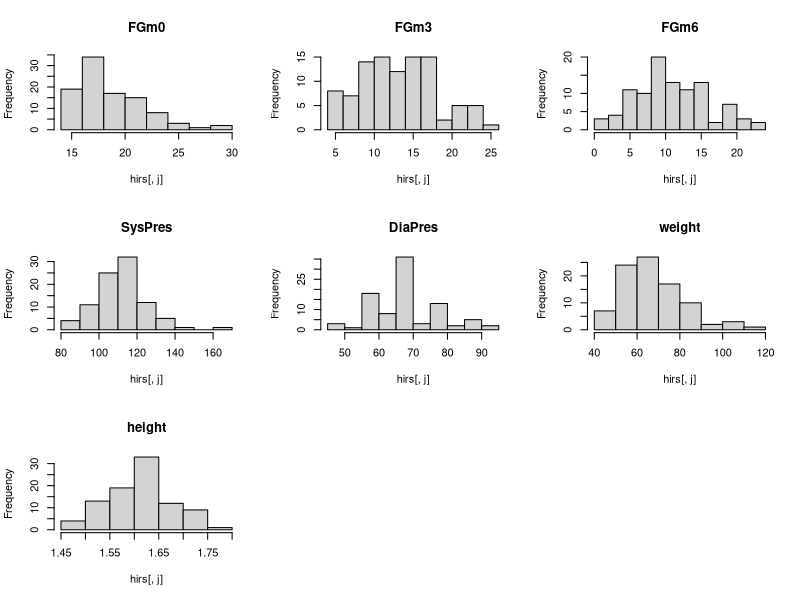
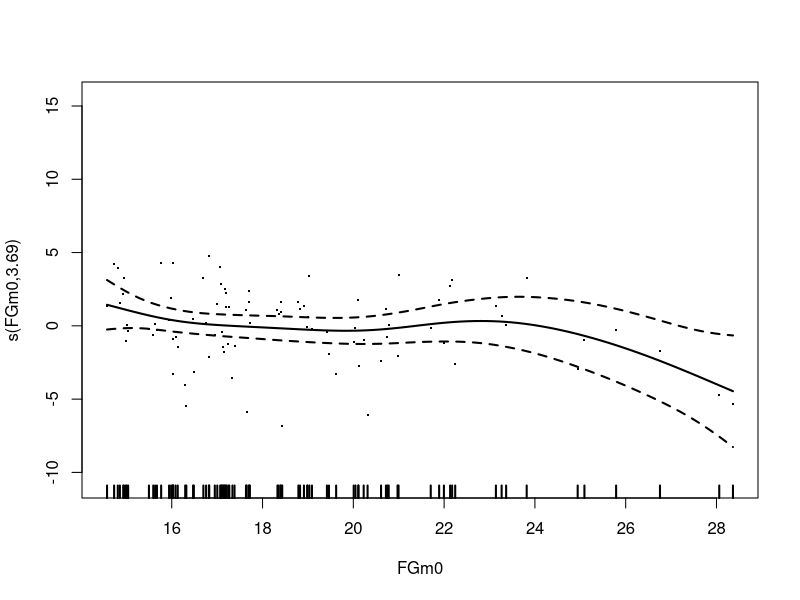
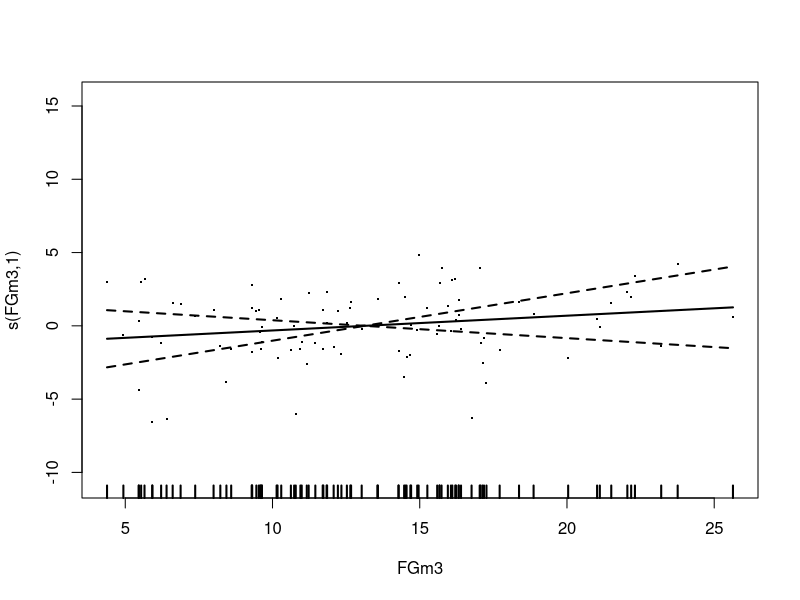
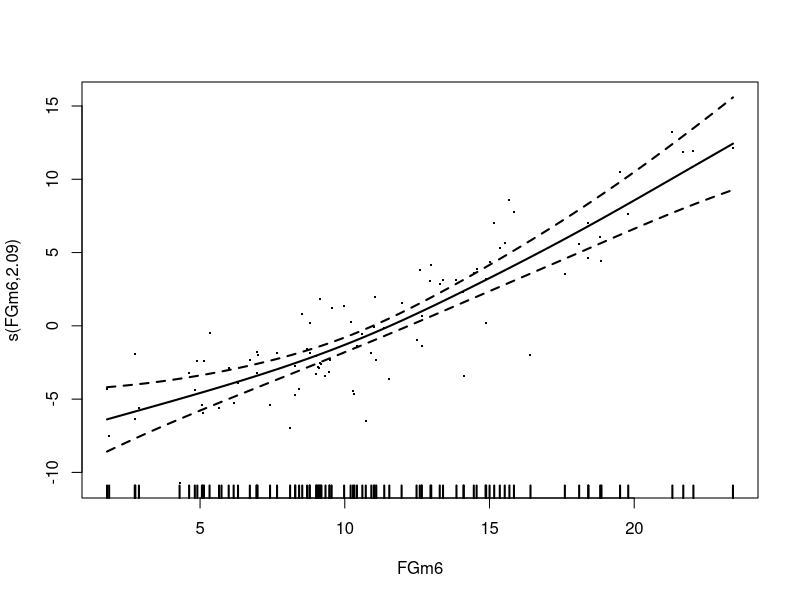
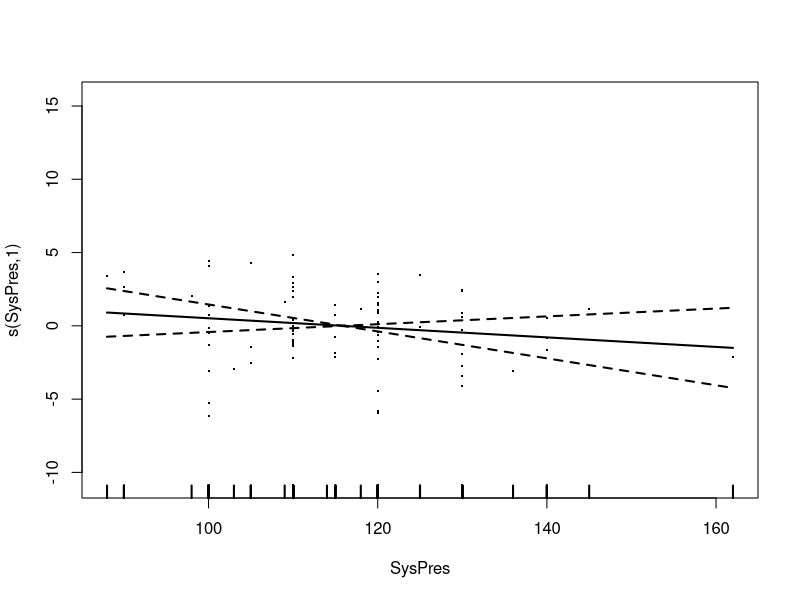
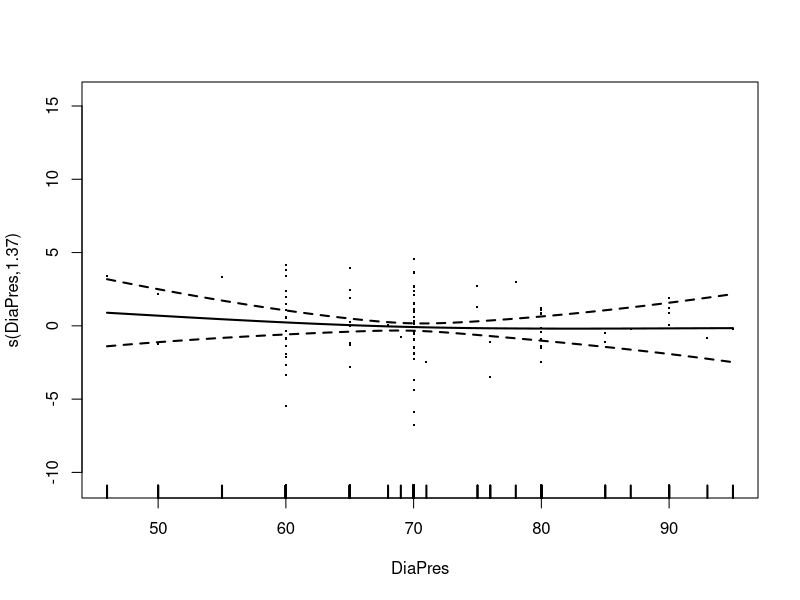
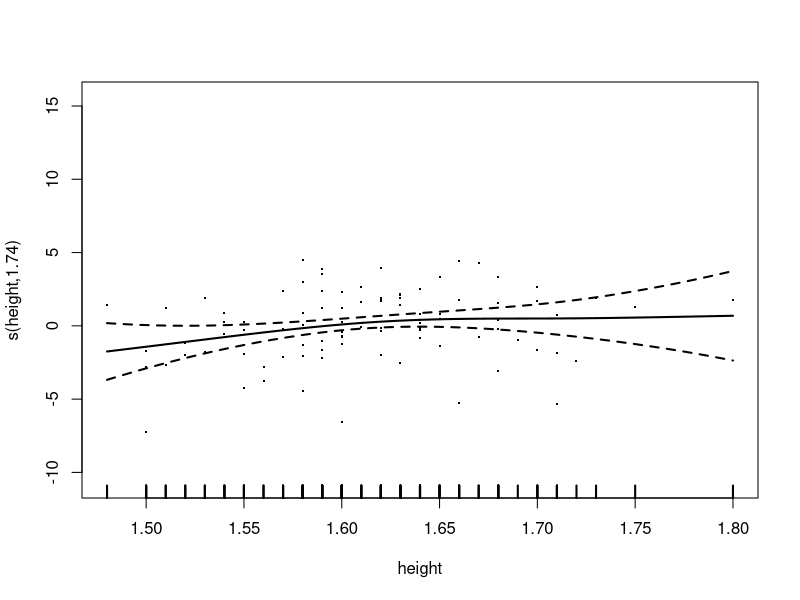
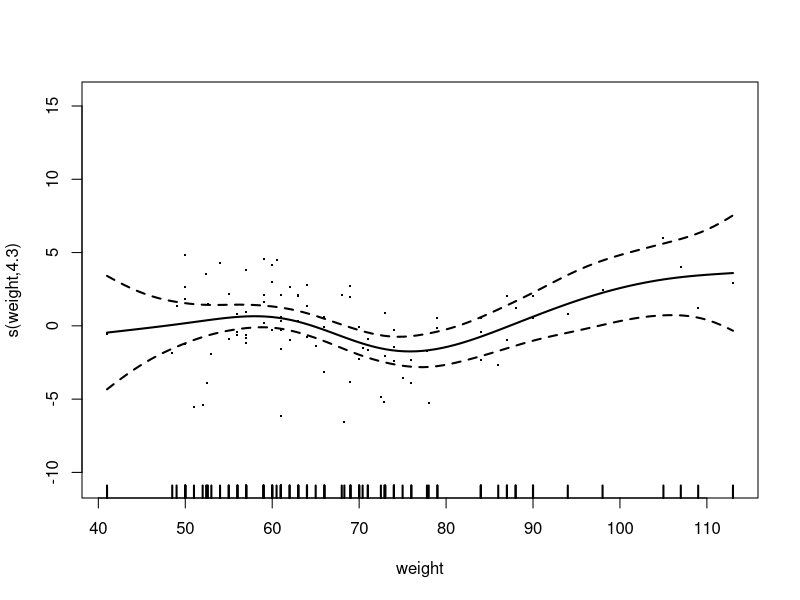

R code for these plots, in order: (Note: this script raises an error after producing the figures.)
## ---- chunk 1
knitr::opts_chunk$set(echo = TRUE)
## ---- chunk 2
library(sm)
library(mgcv)
## ---- chunk 3
hirs <- read.table("hirsutism.dat",header=T, sep="\t",fill=TRUE)

#summary(hirs)
attach(hirs)
## ---- chunk 4
old.par<-par(mfrow=c(3,3))
for (j in 2:9) if (j != 5) hist(hirs[,j],main=names(hirs)[j])
par(old.par)
## ---- chunk 5
apply(hirs[,-c(1,5)],2,sd, na.rm = T) # sd: standard deviation
## ---- chunk 6
apply(hirs[,-c(1,5)],2,function(x){diff(range(x, na.rm = T))})
## ---- chunk 7
gam_0 <- gam(FGm12 ~ FGm0 + SysPres + DiaPres + height + weight + Treatment)
summary(gam_0)
## ---- chunk 8
gam_1 <- gam(FGm12 ~ s(FGm0) + s(FGm3) + s(FGm6) + s(SysPres) + s(DiaPres) + s(height) + s(weight), data=hirs)
summary(gam_1)
## ---- chunk 9
plot(gam_1,residuals=TRUE, shade=TRUE, cex=2, lwd=2)
## ---- chunk 10
vis.gam(gam_1, view=c("FGm0","weight"), plot.type = "persp")
## ---- chunk 11
vis.gam(gam_1, view=c("height","weight"), plot.type = "persp")
## ---- chunk 12
gam.check(gam_1)
## ---- chunk 13
gam_2 <- gam(FGm12 ~ s(FGm0, by=Treatment) + s(SysPres, by=Treatment) + s(DiaPres, by=Treatment) + s(height, by=Treatment) + s(weight, by=Treatment))
summary(gam_2)
## ---- chunk 14
gam_2 <- gam(FGm12 ~ te(FGm0, SysPres, DiaPres, height, weight, Treatment, k=4))
summary(gam_2)
## ---- chunk 15
plot(gam_1, residuals = TRUE,
     shade=TRUE, cex=2, lwd=2, 
     shift = gam_1$coefficients[1],
     seWithMean=TRUE,
     main=paste("Equiv. no. params.=",
                round(sum(gam_1$edf),2)))
## ---- chunk 16
vis.gam(gam_1,view=c("FGm0","Treatment"),
        theta = 40, phi = 40, r = sqrt(3), d = 1,)
## ---- chunk 17
anova(gam_0,gam_1,test="F")
